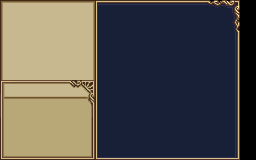

A level layout from a 2D game, rendered from its tile map. Below: a short description, then the map file with its tile-grid data intact:
An orthogonal 32x20 tile map with 8x8 px tiles, 1 tile layer (Tile Layer 1).

<map version="1.10" tiledversion="1.10.0" orientation="orthogonal" renderorder="right-down" width="32" height="20" tilewidth="8" tileheight="8" infinite="0" nextlayerid="2" nextobjectid="1">
 <tileset firstgid="1" source="SaXor_2.tsx" />
 <layer id="1" name="Tile Layer 1" width="32" height="20">
  <data encoding="csv">
1,2,3,4,5,6,7,8,9,10,11,12,13,14,15,16,17,18,19,20,21,22,23,24,25,26,27,28,29,30,31,32,
33,34,35,36,37,38,39,40,41,42,43,44,45,46,47,48,49,50,51,52,53,54,55,56,57,58,59,60,61,62,63,64,
65,66,67,68,69,70,71,72,73,74,75,76,77,78,79,80,81,82,83,84,85,86,87,88,89,90,91,92,93,94,95,96,
97,98,99,100,101,102,103,104,105,106,107,108,109,110,111,112,113,114,115,116,117,118,119,120,121,122,123,124,125,126,127,128,
129,130,131,132,133,134,135,136,137,138,139,140,141,142,143,144,145,146,147,148,149,150,151,152,153,154,155,156,157,158,159,160,
161,162,163,164,165,166,167,168,169,170,171,172,173,174,175,176,177,178,179,180,181,182,183,184,185,186,187,188,189,190,191,192,
193,194,195,196,197,198,199,200,201,202,203,204,205,206,207,208,209,210,211,212,213,214,215,216,217,218,219,220,221,222,223,224,
225,226,227,228,229,230,231,232,233,234,235,236,237,238,239,240,241,242,243,244,245,246,247,248,249,250,251,252,253,254,255,256,
257,258,259,260,261,262,263,264,265,266,267,268,269,270,271,272,273,274,275,276,277,278,279,280,281,282,283,284,285,286,287,288,
289,290,291,292,293,294,295,296,297,298,299,300,301,302,303,304,305,306,307,308,309,310,311,312,313,314,315,316,317,318,319,320,
321,322,323,324,325,326,327,328,329,330,331,332,333,334,335,336,337,338,339,340,341,342,343,344,345,346,347,348,349,350,351,352,
353,354,355,356,357,358,359,360,361,362,363,364,365,366,367,368,369,370,371,372,373,374,375,376,377,378,379,380,381,382,383,384,
385,386,387,388,389,390,391,392,393,394,395,396,397,398,399,400,401,402,403,404,405,406,407,408,409,410,411,412,413,414,415,416,
417,418,419,420,421,422,423,424,425,426,427,428,429,430,431,432,433,434,435,436,437,438,439,440,441,442,443,444,445,446,447,448,
449,450,451,452,453,454,455,456,457,458,459,460,461,462,463,464,465,466,467,468,469,470,471,472,473,474,475,476,477,478,479,480,
481,482,483,484,485,486,487,488,489,490,491,492,493,494,495,496,497,498,499,500,501,502,503,504,505,506,507,508,509,510,511,512,
513,514,515,516,517,518,519,520,521,522,523,524,525,526,527,528,529,530,531,532,533,534,535,536,537,538,539,540,541,542,543,544,
545,546,547,548,549,550,551,552,553,554,555,556,557,558,559,560,561,562,563,564,565,566,567,568,569,570,571,572,573,574,575,576,
577,578,579,580,581,582,583,584,585,586,587,588,589,590,591,592,593,594,595,596,597,598,599,600,601,602,603,604,605,606,607,608,
609,610,611,612,613,614,615,616,617,618,619,620,621,622,623,624,625,626,627,628,629,630,631,632,633,634,635,636,637,638,639,640
</data>
 </layer>
</map>
